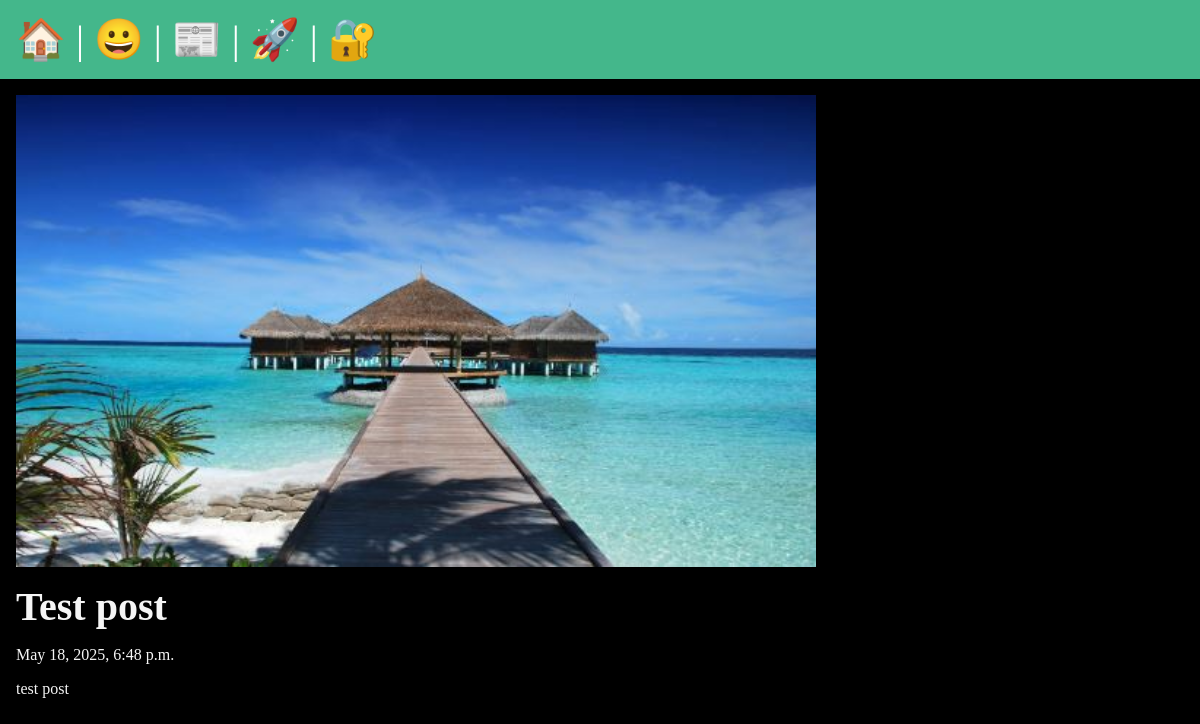
Screenshot of /posts/test-post with the database file from the repository.
### posts/models.py (models this page shows, shortened)
class Post(models.Model):
    title = models.CharField(max_length=75)
    body = models.TextField()
    slug = models.SlugField()
    date = models.DateTimeField(auto_now_add=True)
    banner = models.ImageField(default='fallback.png', blank=True)
    author = models.ForeignKey(User, on_delete=models.CASCADE, default=None)

### posts/views.py (the view)
# urls.py: path('<slug:slug>', views.post_page, name="page"),
def post_page(request, slug):
    post = Post.objects.get(slug=slug)
    return render(request, 'posts/post_page.html', {'post': post})

### posts/templates/posts/post_page.html (shortened to what this page needs)
{% extends 'layout.html' %}
{% block content %}
    <section>
        <img
            class="banner"
            src="{{ post.banner.url }}"
            alt="{{ post.title }}"
        />
        <h1>{{ post.title }}</h1>
        <p>{{ post.date }}</p>
        <p>{{ post.body }}</p>
    </section>
{% endblock %}

### static/css/style.css (style rules this page uses)
* { margin: 0; padding: 0; box-sizing: border-box; }
body { min-height: 100vh; background-color: black; color: whitesmoke; font-size: 3rem; }
section { display: flex; flex-flow: column; gap: 1rem; }
h1, h2 { font-size: 2.5rem; }
p { font-size: 1rem; }
.banner { display: block; width: 100%; max-width: 800px; }

### rows the page displays
Post: banner (picture), title "Test post", date "May 18, 2025, 6:48 p.m.", body "test post"
